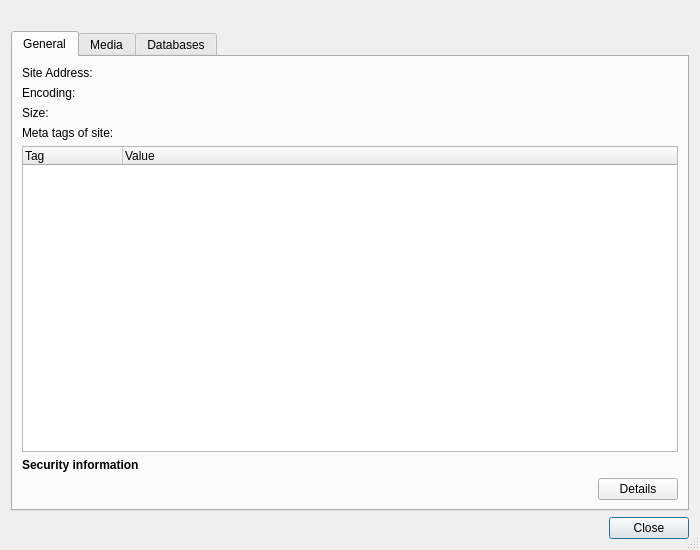
<?xml version="1.0" encoding="UTF-8"?>
<ui version="4.0">
 <class>SiteInfoDialog</class>
 <widget class="QDialog" name="SiteInfoDialog">
  <property name="geometry">
   <rect>
    <x>0</x>
    <y>0</y>
    <width>700</width>
    <height>550</height>
   </rect>
  </property>
  <property name="windowTitle">
   <string>Site Information</string>
  </property>
  <property name="sizeGripEnabled">
   <bool>true</bool>
  </property>
  <layout class="QVBoxLayout" name="verticalLayout">
   <item>
    <widget class="QLabel" name="heading">
     <property name="text">
      <string notr="true"/>
     </property>
     <property name="wordWrap">
      <bool>true</bool>
     </property>
    </widget>
   </item>
   <item>
    <widget class="QTabWidget" name="tabWidget">
     <property name="currentIndex">
      <number>0</number>
     </property>
     <widget class="QWidget" name="generalTab">
      <attribute name="title">
       <string>General</string>
      </attribute>
      <layout class="QVBoxLayout" name="verticalLayout_2">
       <item>
        <layout class="QGridLayout" name="gridLayout">
         <item row="0" column="0">
          <widget class="QLabel" name="label">
           <property name="text">
            <string>Site Address:</string>
           </property>
          </widget>
         </item>
         <item row="0" column="1">
          <widget class="QLabel" name="siteAddressLabel">
           <property name="sizePolicy">
            <sizepolicy hsizetype="Expanding" vsizetype="Preferred">
             <horstretch>0</horstretch>
             <verstretch>0</verstretch>
            </sizepolicy>
           </property>
          </widget>
         </item>
         <item row="1" column="0">
          <widget class="QLabel" name="label_2">
           <property name="text">
            <string>Encoding:</string>
           </property>
          </widget>
         </item>
         <item row="1" column="1">
          <widget class="QLabel" name="encodingLabel">
           <property name="sizePolicy">
            <sizepolicy hsizetype="Expanding" vsizetype="Preferred">
             <horstretch>0</horstretch>
             <verstretch>0</verstretch>
            </sizepolicy>
           </property>
          </widget>
         </item>
         <item row="2" column="0">
          <widget class="QLabel" name="label_3">
           <property name="text">
            <string>Size:</string>
           </property>
          </widget>
         </item>
         <item row="2" column="1">
          <widget class="QLabel" name="sizeLabel">
           <property name="sizePolicy">
            <sizepolicy hsizetype="Expanding" vsizetype="Preferred">
             <horstretch>0</horstretch>
             <verstretch>0</verstretch>
            </sizepolicy>
           </property>
          </widget>
         </item>
        </layout>
       </item>
       <item>
        <widget class="QLabel" name="label_9">
         <property name="text">
          <string>Meta tags of site:</string>
         </property>
        </widget>
       </item>
       <item>
        <widget class="QTreeWidget" name="tagsTree">
         <property name="alternatingRowColors">
          <bool>true</bool>
         </property>
         <property name="rootIsDecorated">
          <bool>false</bool>
         </property>
         <property name="itemsExpandable">
          <bool>false</bool>
         </property>
         <property name="wordWrap">
          <bool>false</bool>
         </property>
         <column>
          <property name="text">
           <string>Tag</string>
          </property>
         </column>
         <column>
          <property name="text">
           <string>Value</string>
          </property>
         </column>
        </widget>
       </item>
       <item>
        <layout class="QGridLayout" name="gridLayout_2">
         <item row="0" column="0" colspan="4">
          <widget class="QLabel" name="label_4">
           <property name="sizePolicy">
            <sizepolicy hsizetype="Fixed" vsizetype="Preferred">
             <horstretch>0</horstretch>
             <verstretch>0</verstretch>
            </sizepolicy>
           </property>
           <property name="text">
            <string>&lt;b&gt;Security information&lt;/b&gt;</string>
           </property>
          </widget>
         </item>
         <item row="1" column="0">
          <spacer name="horizontalSpacer">
           <property name="orientation">
            <enum>Qt::Horizontal</enum>
           </property>
           <property name="sizeType">
            <enum>QSizePolicy::Fixed</enum>
           </property>
           <property name="sizeHint" stdset="0">
            <size>
             <width>20</width>
             <height>20</height>
            </size>
           </property>
          </spacer>
         </item>
         <item row="1" column="1">
          <widget class="QLabel" name="securityLabel">
           <property name="text">
            <string/>
           </property>
          </widget>
         </item>
         <item row="1" column="2">
          <spacer name="horizontalSpacer_2">
           <property name="orientation">
            <enum>Qt::Horizontal</enum>
           </property>
           <property name="sizeHint" stdset="0">
            <size>
             <width>40</width>
             <height>20</height>
            </size>
           </property>
          </spacer>
         </item>
         <item row="1" column="3">
          <widget class="QPushButton" name="securityDetailsButton">
           <property name="sizePolicy">
            <sizepolicy hsizetype="Fixed" vsizetype="Fixed">
             <horstretch>0</horstretch>
             <verstretch>0</verstretch>
            </sizepolicy>
           </property>
           <property name="text">
            <string>Details</string>
           </property>
           <property name="autoDefault">
            <bool>false</bool>
           </property>
          </widget>
         </item>
        </layout>
       </item>
      </layout>
     </widget>
     <widget class="QWidget" name="mediaTab">
      <attribute name="title">
       <string>Media</string>
      </attribute>
      <layout class="QVBoxLayout" name="verticalLayout_4">
       <item>
        <widget class="QTreeWidget" name="imagesTree">
         <property name="alternatingRowColors">
          <bool>true</bool>
         </property>
         <property name="rootIsDecorated">
          <bool>false</bool>
         </property>
         <property name="itemsExpandable">
          <bool>false</bool>
         </property>
         <column>
          <property name="text">
           <string>Image</string>
          </property>
         </column>
         <column>
          <property name="text">
           <string>Image Address</string>
          </property>
         </column>
        </widget>
       </item>
       <item>
        <widget class="QLabel" name="label_5">
         <property name="text">
          <string>&lt;b&gt;Preview&lt;/b&gt;</string>
         </property>
        </widget>
       </item>
       <item>
        <widget class="QGraphicsView" name="imagePreview"/>
       </item>
      </layout>
     </widget>
     <widget class="QWidget" name="databasesTab">
      <attribute name="title">
       <string>Databases</string>
      </attribute>
      <layout class="QVBoxLayout" name="verticalLayout_5">
       <item>
        <widget class="QListWidget" name="databasesList">
         <property name="toolTip">
          <string>Shows a list of databases used by the site</string>
         </property>
        </widget>
       </item>
       <item>
        <widget class="QLabel" name="label_10">
         <property name="text">
          <string>&lt;b&gt;Database details&lt;/b&gt;</string>
         </property>
        </widget>
       </item>
       <item>
        <layout class="QGridLayout" name="gridLayout_3">
         <item row="0" column="0">
          <widget class="QLabel" name="label_6">
           <property name="text">
            <string>Name:</string>
           </property>
          </widget>
         </item>
         <item row="0" column="1">
          <widget class="QLabel" name="databaseName">
           <property name="sizePolicy">
            <sizepolicy hsizetype="Expanding" vsizetype="Preferred">
             <horstretch>0</horstretch>
             <verstretch>0</verstretch>
            </sizepolicy>
           </property>
           <property name="text">
            <string>&lt;database not selected&gt;</string>
           </property>
           <property name="textInteractionFlags">
            <set>Qt::LinksAccessibleByMouse|Qt::TextSelectableByMouse</set>
           </property>
          </widget>
         </item>
         <item row="1" column="0">
          <widget class="QLabel" name="label_7">
           <property name="text">
            <string>Path:</string>
           </property>
          </widget>
         </item>
         <item row="1" column="1">
          <widget class="QLabel" name="databasePath">
           <property name="sizePolicy">
            <sizepolicy hsizetype="Expanding" vsizetype="Preferred">
             <horstretch>0</horstretch>
             <verstretch>0</verstretch>
            </sizepolicy>
           </property>
           <property name="text">
            <string>&lt;database not selected&gt;</string>
           </property>
           <property name="textInteractionFlags">
            <set>Qt::LinksAccessibleByMouse|Qt::TextSelectableByMouse</set>
           </property>
          </widget>
         </item>
         <item row="2" column="0">
          <widget class="QLabel" name="label_8">
           <property name="text">
            <string>Size:</string>
           </property>
          </widget>
         </item>
         <item row="2" column="1">
          <widget class="QLabel" name="databaseSize">
           <property name="sizePolicy">
            <sizepolicy hsizetype="Expanding" vsizetype="Preferred">
             <horstretch>0</horstretch>
             <verstretch>0</verstretch>
            </sizepolicy>
           </property>
           <property name="text">
            <string>&lt;database not selected&gt;</string>
           </property>
           <property name="textInteractionFlags">
            <set>Qt::LinksAccessibleByMouse|Qt::TextSelectableByMouse</set>
           </property>
          </widget>
         </item>
        </layout>
       </item>
       <item>
        <spacer name="verticalSpacer">
         <property name="orientation">
          <enum>Qt::Vertical</enum>
         </property>
         <property name="sizeHint" stdset="0">
          <size>
           <width>20</width>
           <height>161</height>
          </size>
         </property>
        </spacer>
       </item>
      </layout>
     </widget>
    </widget>
   </item>
   <item>
    <widget class="QDialogButtonBox" name="buttonBox">
     <property name="orientation">
      <enum>Qt::Horizontal</enum>
     </property>
     <property name="standardButtons">
      <set>QDialogButtonBox::Close</set>
     </property>
    </widget>
   </item>
  </layout>
 </widget>
 <tabstops>
  <tabstop>tabWidget</tabstop>
  <tabstop>tagsTree</tabstop>
  <tabstop>securityDetailsButton</tabstop>
  <tabstop>imagesTree</tabstop>
  <tabstop>imagePreview</tabstop>
  <tabstop>databasesList</tabstop>
  <tabstop>buttonBox</tabstop>
 </tabstops>
 <resources/>
 <connections>
  <connection>
   <sender>buttonBox</sender>
   <signal>accepted()</signal>
   <receiver>SiteInfoDialog</receiver>
   <slot>accept()</slot>
   <hints>
    <hint type="sourcelabel">
     <x>248</x>
     <y>254</y>
    </hint>
    <hint type="destinationlabel">
     <x>157</x>
     <y>274</y>
    </hint>
   </hints>
  </connection>
  <connection>
   <sender>buttonBox</sender>
   <signal>rejected()</signal>
   <receiver>SiteInfoDialog</receiver>
   <slot>reject()</slot>
   <hints>
    <hint type="sourcelabel">
     <x>316</x>
     <y>260</y>
    </hint>
    <hint type="destinationlabel">
     <x>286</x>
     <y>274</y>
    </hint>
   </hints>
  </connection>
 </connections>
</ui>
